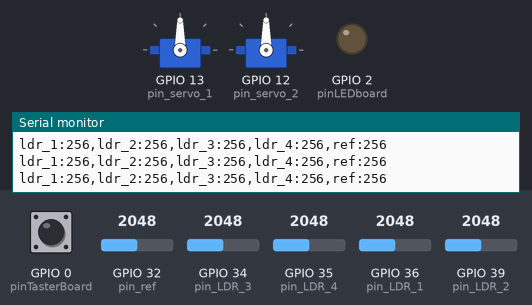
Bench run of a sketch on a simulated ESP32. On the bench: 2 × servo, output pins drawn as LEDs (lit = HIGH), the last lines printed to the serial monitor. Dashed ring = blinking. The test bench sets the inputs (shaded band); at power-on: GPIO 0 (pinTasterBoard) HIGH, GPIO 34 (pin_LDR_3) = 2048, GPIO 35 (pin_LDR_4) = 2048, GPIO 36 (pin_LDR_1) = 2048, GPIO 32 (pin_ref) = 2048, GPIO 39 (pin_LDR_2) = 2048.

Above: at 1.2 s.
1.3 s: GPIO 0 (pinTasterBoard) pulled LOW for 0.15 s
At 1.48 s:
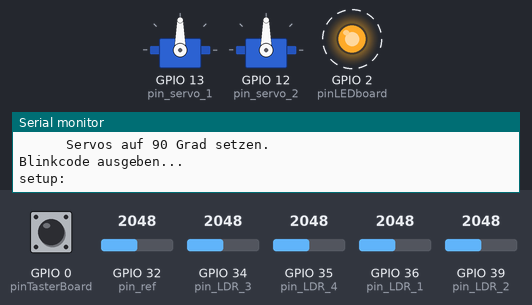
3.3 s: GPIO 0 (pinTasterBoard) pulled LOW for 3.2 s
At 6.52 s:
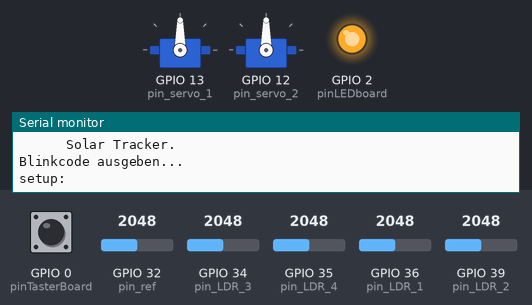
8.0 s: GPIO 34 (pin_LDR_3) set to 2226
9.5 s: GPIO 34 (pin_LDR_3) set to 2325
At 10.31 s:
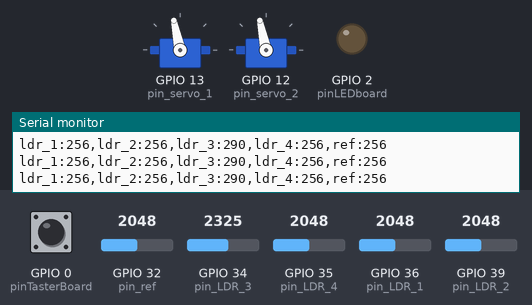
12.5 s: GPIO 35 (pin_LDR_4) set to 2109
At 12.5 s:
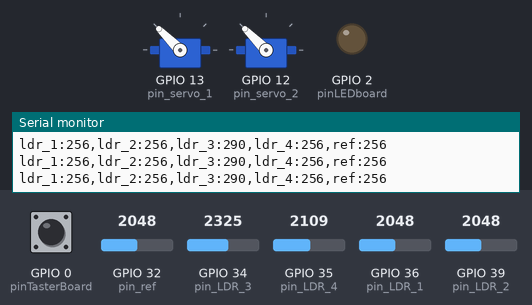
15.5 s: GPIO 36 (pin_LDR_1) set to 2464
17.0 s: GPIO 36 (pin_LDR_1) set to 2567
At 17.14 s:
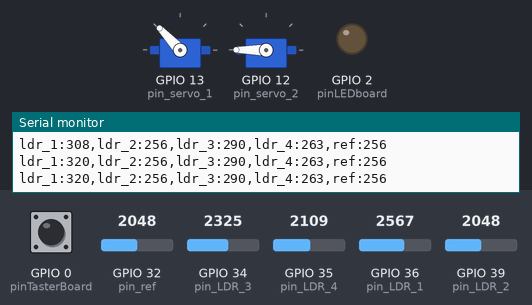
Timing chart, 0 to 23.6 s (numbered marks = the images above; inputs shaded):
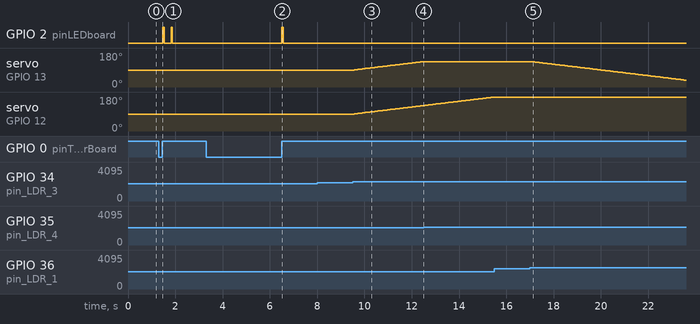

Measured:
- the behaviour switches between 2295 and 2296 on GPIO 34 (pin_LDR_3) (found by bisection; images 2 and 3)
- the behaviour switches between 2079 and 2080 on GPIO 35 (pin_LDR_4) (found by bisection; images 3 and 4)
- the behaviour switches between 2511 and 2512 on GPIO 36 (pin_LDR_1) (found by bisection; images 4 and 5)
- after the input at 1.3 s, GPIO 2 (pinLEDboard): alternates HIGH for 0.05 s and LOW for 0.30 s, 4 changes in all, then stays LOW, starting after 0.18 s
- after the input at 3.3 s, GPIO 2 (pinLEDboard): LOW → HIGH after 3.2 s, → LOW 0.05 s later
- after the input at 9.5 s, servo on GPIO 13 (pin_servo_1), servo on GPIO 12 (pin_servo_2): moves from 90° to 135° over 2.9 s, starting after 0.08 s
- after the input at 12.5 s, servo on GPIO 13 (pin_servo_1): stays 135° (without the input it goes to 136° after 0.06 s)
- after the input at 17.0 s, servo on GPIO 13 (pin_servo_1): moves from 135° to 36° over 6.5 s, starting after 0.07 s

The sketch:

solarTracker.ino
```cpp
/*
Solar Tracker

Version 1.4
*/

#include "taskManager.h"

String version = String("1.4");
enum {S_SOLAR_TRACKER=1, S_NINTY_DEGREE=2} zustaende;

//=========================================
// Task SolarTracker
//=========================================

#include <ESP32Servo.h>

class SolarTracker : public Task{
  protected:
  public:
    //=== Arduino sketch start

    Servo servo_1;  // create servo object to control a servo
    Servo servo_2;  // create servo object to control a servo

    // Pins für Fotosensoren   Pin ESP32 DEVKIT V1
    int pin_LDR_1 = A0;  // 36
    int pin_LDR_2 = A3;  // 39
    int pin_LDR_3 = A6;  // 34
    int pin_LDR_4 = A7;  // 35
    // Spannungsteiler als Referenz
    int pin_ref   = A4;  // 32

    // Pins für Servos
    int pin_servo_1 = 13;
    int pin_servo_2 = 12;

    int phi_x = 90;
    int phi_y = 90;

    int analogReadMean(int pin, int N){
      long accu=0;
      for(int i=0; i<N; i++){
        int v = analogRead(pin); // 12 bit ... 0-4095
        accu += v;
        String s = String(":") + v + " -> " + accu;
        //Serial.println(s);
      }
      return (accu / N) >> 3;
    }

    int incrementPos(int phi, int delta, int schwellwert=30, int phi_min=0, int phi_max=180){
      if(delta > schwellwert){
        phi -= 1;
        if(phi < phi_min) phi = phi_min;
      }else if(delta < -schwellwert){
        phi += 1;
        if(phi > phi_max) phi = phi_max;
      }
      return phi;
    }

    void set90deg() {
      servo_1.write(90);
      servo_2.write(90);
    }

    void setup() {
      pinMode(pin_LDR_1, INPUT_PULLUP);
      pinMode(pin_LDR_2, INPUT_PULLUP);
      pinMode(pin_LDR_3, INPUT_PULLUP);
      pinMode(pin_LDR_4, INPUT_PULLUP);

      pinMode(pin_ref, INPUT_PULLUP);

      servo_1.attach(pin_servo_1);  // attaches the servo on pin servoPin to the servo object
      servo_2.attach(pin_servo_2);  // attaches the servo on pin servoPin to the servo object

      phi_x = 90;
      phi_y = 90;
    }

    void loop() {
      long N=100; // Mittelwert über N Messwerte

      // Messen
      int ldr_1 = analogReadMean(pin_LDR_1,N);
      int ldr_2 = analogReadMean(pin_LDR_2,N);
      int ldr_3 = analogReadMean(pin_LDR_3,N);
      int ldr_4 = analogReadMean(pin_LDR_4,N);
      int ref   = analogReadMean(pin_ref,N);

      // Logik
      int delta_x = (ldr_1 + ldr_4) - (ldr_2 + ldr_3);
      int delta_y = (ldr_2 + ldr_1) - (ldr_3 + ldr_4);

      phi_x = incrementPos(phi_x, delta_x);
      phi_y = incrementPos(phi_y, delta_y);

      servo_1.write(phi_x);
      servo_2.write(phi_y);

      Serial.println(String("ldr_1:") + ldr_1 + ",ldr_2:" + ldr_2 + ",ldr_3:" + ldr_3 + ",ldr_4:"+ ldr_4 + ",ref:"+ ref);

      delay(10);
    }
    //=== Arduino sketch end

    SolarTracker(int id, String name) : Task(id, name) {}
    String help(){
      return String("      Solar Tracker.");
    }
} solarTracker(S_SOLAR_TRACKER,"SOLAR_TRACKER");

//=========================================
// Hilfe für den Aufbau: Servos in Position 90 Grad setzen
//=========================================

class Set90Deg : public Task{
  protected:
  public:
    //=== Arduino sketch start
    void setup() {
      solarTracker.setup();
      solarTracker.set90deg();
    }

    void loop() {
    }
    //=== Arduino sketch end

    Set90Deg(int id, String name) : Task(id, name) {}
    String help(){
      return String("      Servos auf 90 Grad setzen.");
    }
} set90Deg(S_NINTY_DEGREE,"NINTY_DEGREE");

//=========================================
// setup und loop
//=========================================

int pinTasterBoard = 0; // Taster auf dem ESP DEVKIT v1 Board
int pinLEDboard = 2;    // Blaue LED auf dem ESP DEVKIT v1 Board
TaskManager taskManager(Serial, pinTasterBoard, pinLEDboard);

void setup() {
  Serial.begin(115200);
  while (!Serial);

  Serial.println("===");
  Serial.println(String()+"Solar Tracker: Version: "+version);
  taskManager.add(solarTracker);
  taskManager.add(set90Deg);
  taskManager.showAllHelp();

  Serial.println("===");
  taskManager.setup();
  taskManager.showHelp();
}

void loop() {
  taskManager.loop();
}
```

taskManager.h
```cpp
/*
Ziel:
- Mehrere wählbare Funktionen in einem Sketch vereinen und zwischen Funktionen zur Laufzeit auswählen können.

Beschreibung:
- In einer von Task abgeleiteten Klasse werden
  - alle Elemente spezifiziert, die zu einem normalen Sketch gehören,
  - zusammen mit weiteren Elementen, die das Umschalten zwischen Funktionen unterstützen.
- Die Klasse TaskManager verwaltet die Tasks.

class Beispiel : public Task{
  protected:
  public:
    //=== Arduino sketch start
    void setup() {
    }

    void loop() {
    }
    //=== Arduino sketch end

    Beispiel(int id, String name) : Task(id, name) {}
    String help(){
      return String("      Beispiel.");
    }
} serialTest(1,"BEISPIEL");

*/

#include <functional> // needed for std::reference_wrapper, https://en.cppreference.com/w/cpp/utility/functional/reference_wrapper
#include <vector>     // needed for std::vector, https://en.cppreference.com/w/cpp/container/vector

class Task {
  protected:
    int    id;
    String name;
  public:
    Task(int id, String name){
      Task::name = name;
      Task::id = id;
    }
    virtual void setup() {}
    virtual void loop() {}
    virtual void teardown() {}
    virtual String help() { return String("No help"); }

    int getId() { return(id); }
    String getName() { return(name); }
};

class TaskManager {
  protected:
    std::vector<std::reference_wrapper<Task>> taskReferences; // references: Statt kopieren ... komplizierter im Handling
    int currentIndex;
    HardwareSerial *TMSerial = NULL;
    int pinTaster;
    int pinLED;

  public:
    TaskManager(HardwareSerial &Serial, int pinTaster, int pinLED);

    bool add(Task &task); // Append task to the list of tasks, first task will be run after boot

    void setup();    // call setup of current task
    void loop();     // change task if push button was released, then call loop of current task
    void teardown(); // call teardown of current task
    void showHelp(); // call help of current task and output returned string

    int getId();      // Get ID of current task
    String getName(); // Get name of current task

    void incrementCurrentIndex(); // change task index to the next task index

    void showAllHelp(); // Show help of all registered tasks
};

//=========================================
// Implementation
//=========================================

TaskManager::TaskManager(HardwareSerial &Serial, int pinTaster, int pinLED) {
  TMSerial = &Serial;
  TaskManager::pinTaster = pinTaster;
  TaskManager::pinLED = pinLED;
  currentIndex=-1;
}

bool TaskManager::add(Task &task){
  // Check whether id is already used by another registered task
  taskReferences.push_back(task); // add task at the end of tasks
  currentIndex = 0;
  return false;
}

void TaskManager::setup(){
  TMSerial->println(String()+"setup:");
  if (currentIndex >= 0){
    Task &task = taskReferences.at(currentIndex).get();
    task.setup();
  }

  pinMode(pinTaster, INPUT_PULLUP);
  pinMode(pinLED, OUTPUT);
}

void TaskManager::loop(){
  if (digitalRead(pinTaster) == LOW){
    TMSerial->println();
    do{
      TMSerial->print(".");
      delay(20);
    }
    while(digitalRead(pinTaster) == LOW);
    TMSerial->println();

    TMSerial->println("======== Wechseln...");
    teardown();
    incrementCurrentIndex();
    setup();
    showHelp();

    TMSerial->println("Blinkcode ausgeben...");
    pinMode(pinLED, OUTPUT);
    digitalWrite(pinLED,LOW);
    //delay(500);
    unsigned int id = getId();
    for(int i=0; i < id; i++){
      digitalWrite(pinLED,HIGH);
      delay(50);
      digitalWrite(pinLED,LOW);
      delay(300);
    }
    delay(800);
    TMSerial->println("Fertig.");
  }

  //TMSerial->println(String()+"loop:");
  if (currentIndex >= 0){
    Task &task = taskReferences.at(currentIndex).get();
    task.loop();
  }
}

void TaskManager::teardown(){
  TMSerial->println(String()+"teardown:");
  if (currentIndex >= 0){
    Task &task = taskReferences.at(currentIndex).get();
    task.teardown();
  }
}

void TaskManager::showHelp() {
  TMSerial->println();
  TMSerial->println(String()+"Aktives Beispiel:");
  if (currentIndex >= 0){
    Task &task = taskReferences.at(currentIndex).get();
    TMSerial->println(String()+"  Name: "+task.getName()+"(id: "+task.getId()+")");
    TMSerial->println(String()+"  Hilfe: ");
    TMSerial->println(task.help());
  }
}

int TaskManager::getId(){
  TMSerial->println(String()+"setup:");
  if (currentIndex >= 0){
    Task &task = taskReferences.at(currentIndex).get();
    return task.getId();
  }
  return -1;
}

String TaskManager::getName(){
  TMSerial->println(String()+"setup:");
  if (currentIndex >= 0){
    Task &task = taskReferences.at(currentIndex).get();
    return task.getName();
  }
  return String();
}

void TaskManager::incrementCurrentIndex() {
  TMSerial->println(String()+"incrementCurrentIndex:");
  if (currentIndex >= 0) {
    currentIndex+=1;
    if(currentIndex >= taskReferences.size()){
      currentIndex = 0;
    }
  }
}
void TaskManager::showAllHelp(){
  TMSerial->println();
  TMSerial->println(String()+"Liste aller Beispiele:");
  for(const auto& taskReference: taskReferences) {
    Task &task = taskReference.get();
    TMSerial->println(String()+"  Name: "+task.getName()+"(id: "+task.getId()+")");
    TMSerial->println(String()+"  Hilfe: ");
    TMSerial->println(task.help());
    TMSerial->println();
  }
}
```
